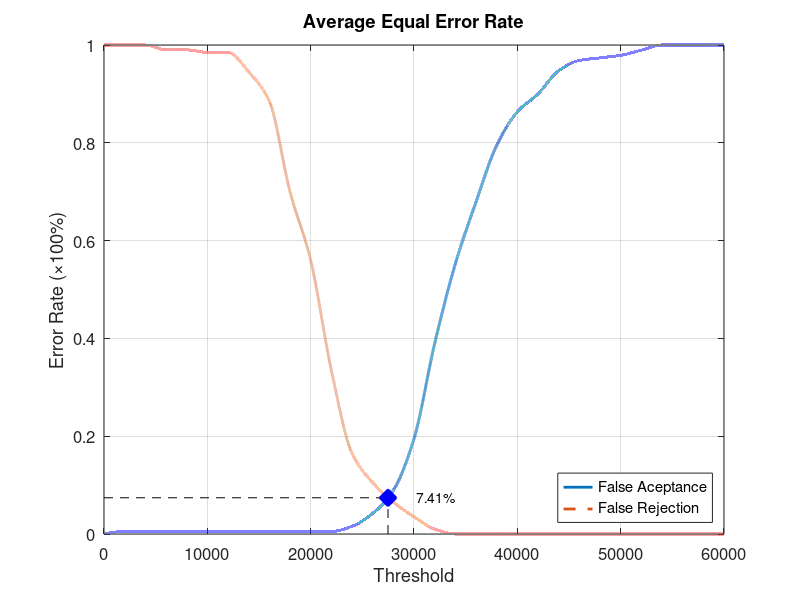
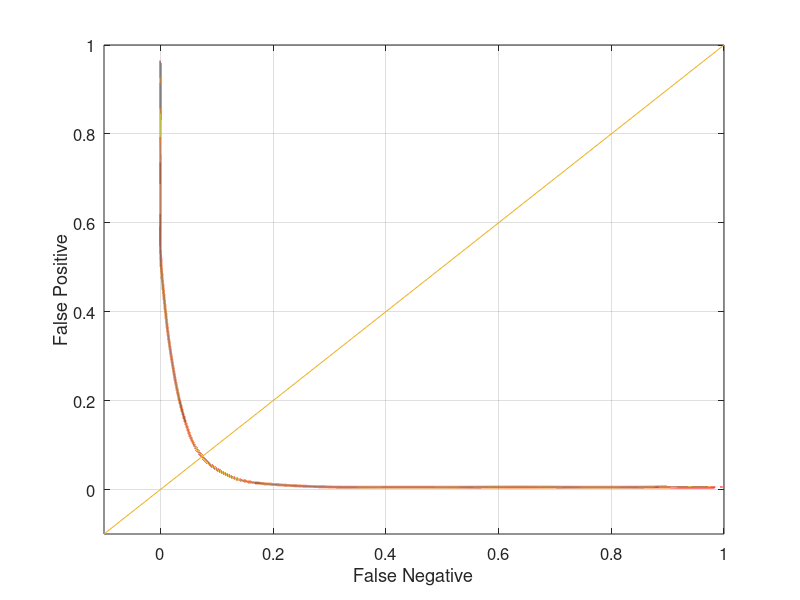

These charts were generated, in order, by the following MATLAB code:
function yEER = Database4_2
close all;
clear;
clc;
x = 0:2000:60000;
xq = 0:0.5:60000;

y0 = [0 0.00526316 0.00526316 0.00526316 0.00526316 0.00526316 0.00526316 0.00526316 0.00526316 0.00526316 0.00526316 0.00526316 0.0157895 0.0421053 0.0894737 0.194737 0.389474 0.552632 0.678947 0.794737 0.863158 0.9 0.947368 0.968421 0.973684 0.978947 0.989474 1 1 1 1];
yy0 = interp1(x, y0, xq, 'pchip');
y1 = [1 1 1 0.99 0.99 0.985 0.985 0.945 0.885 0.7 0.56 0.335 0.165 0.105 0.065 0.035 0.01 0 0 0 0 0 0 0 0 0 0 0 0 0 0];
yy1 = interp1(x, y1, xq, 'pchip');

% Calculating EER: 
y2 = abs(y0 - y1);
find(y2 == min(y2))
yy2 = abs(yy0 - yy1);
xEER = find(yy2 == min(yy2));
xEERIndex = xq(xEER) % X-axis EER
yEER = yy0(xEER) % Y-axis EER

main = figure
plot(xq, yy0,'-','LineWidth', 2);	hold on
plot(xq, yy1,'--','LineWidth', 2);	hold on
plot([xEERIndex xEERIndex], [0 yEER], 'k--');	hold on
plot([0 xEERIndex], [yEER yEER], 'k--');	hold on
plot(xEERIndex, yEER, 'bx', 'LineWidth', 10);	hold on
text(xEERIndex + 10 * xEERIndex / 100, yEER, [num2str(round((10000 * yEER)) / 100) '%'])
legend('False Aceptance', 'False Rejection', 'Location', 'SouthEast')
xlabel('Threshold')
ylabel('Error Rate (\times100%)')
title('Average Equal Error Rate')
set(gca, 'FontSize', 12)
axis([0 60000 0 1])
grid on

print(main, 'Database4_2Main', '-dpng');
FNRxFPR = figure('Color', [1 1 1]);
plot(yy1, yy0, '-', yy1, yy0, 'LineWidth', 2);
hold on
y = -0.1:0.1:1
plot(y, y); 
set(gca, 'FontSize', 12)
xlabel('False Negative')
ylabel('False Positive')
axis([-0.1 1 -0.1 1])
set(gca, 'FontSize', 12)
grid on

print(FNRxFPR, 'Database4_2FNRxFPR','-dpng');
end
